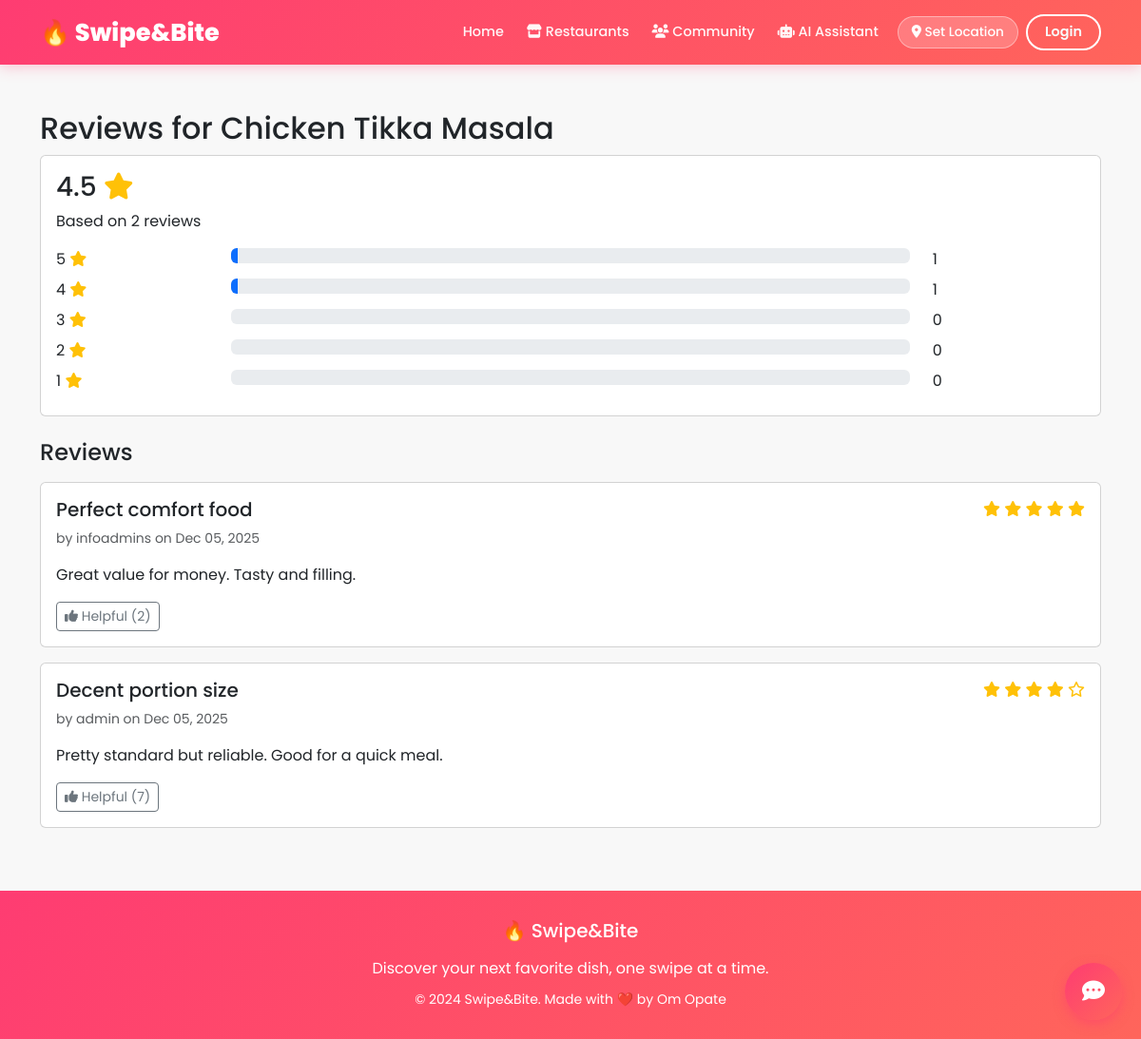
/community/dish/13/reviews/, run on the app's committed database.
### dishes/models.py (models this page shows, shortened)
class Dish(models.Model):
    MEAL_TYPE_CHOICES = [
        ('breakfast', 'Breakfast'),
        ('lunch', 'Lunch'),
        ('dinner', 'Dinner'),
        ('snack', 'Snack'),
        ('dessert', 'Dessert'),
    ]
    name = models.CharField(max_length=200)
    description = models.TextField()
    cuisine = models.ForeignKey(Cuisine, on_delete=models.SET_NULL, null=True, related_name='dishes')
    calories = models.IntegerField(null=True, blank=True)
    protein = models.IntegerField(null=True, blank=True, help_text="grams")
    carbs = models.IntegerField(null=True, blank=True, help_text="grams")
    fat = models.IntegerField(null=True, blank=True, help_text="grams")
    meal_type = models.CharField(max_length=20, choices=MEAL_TYPE_CHOICES)
    is_vegetarian = models.BooleanField(default=False)
    is_vegan = models.BooleanField(default=False)
    is_gluten_free = models.BooleanField(default=False)
    spice_level = models.IntegerField(
        default=0,
        validators=[MinValueValidator(0), MaxValueValidator(5)],
        help_text="0=Not Spicy, 5=Very Spicy"
    )
    image = models.ImageField(upload_to='dishes/', null=True, blank=True)
    image_url = models.URLField(max_length=500, blank=True)
    average_rating = models.FloatField(default=0.0)
    total_ratings = models.IntegerField(default=0)
    total_swipes = models.IntegerField(default=0)
    total_right_swipes = models.IntegerField(default=0)
    created_at = models.DateTimeField(auto_now_add=True)
    updated_at = models.DateTimeField(auto_now=True)
    is_active = models.BooleanField(default=True)
    class Meta:
        verbose_name = "Dish"
        verbose_name_plural = "Dishes"
        ordering = ['-created_at']

### community/models.py (models this page shows, shortened)
class Review(models.Model):
    user = models.ForeignKey(User, on_delete=models.CASCADE, related_name='reviews')
    dish = models.ForeignKey(Dish, on_delete=models.CASCADE, related_name='reviews')
    rating = models.IntegerField(
        validators=[MinValueValidator(1), MaxValueValidator(5)],
        help_text="Rating from 1 to 5 stars"
    )
    title = models.CharField(max_length=200)
    content = models.TextField()
    image = models.ImageField(upload_to='reviews/', null=True, blank=True)
    helpful_count = models.IntegerField(default=0)
    created_at = models.DateTimeField(auto_now_add=True)
    updated_at = models.DateTimeField(auto_now=True)
    is_verified = models.BooleanField(default=False, help_text="Verified purchase/order")
    class Meta:
        unique_together = ['user', 'dish']
        ordering = ['-created_at']
        verbose_name = "Review"
        verbose_name_plural = "Reviews"

### community/views.py (the view)
# urls.py: path('dish/<int:dish_id>/reviews/', views.dish_reviews_view, name='dish_reviews'),
def dish_reviews_view(request, dish_id):
    dish = get_object_or_404(Dish, id=dish_id)
    reviews = Review.objects.filter(dish=dish).select_related('user').order_by('-created_at')
    rating_filter = request.GET.get('rating')
    if rating_filter:
        reviews = reviews.filter(rating=int(rating_filter))
    total_reviews = reviews.count()
    avg_rating = reviews.aggregate(Avg('rating'))['rating__avg'] or 0
    rating_distribution = {
        5: reviews.filter(rating=5).count(),
        4: reviews.filter(rating=4).count(),
        3: reviews.filter(rating=3).count(),
        2: reviews.filter(rating=2).count(),
        1: reviews.filter(rating=1).count(),
    }
    context = {
        'dish': dish,
        'reviews': reviews,
        'total_reviews': total_reviews,
        'avg_rating': avg_rating,
        'rating_distribution': rating_distribution,
    }
    return render(request, 'community/dish_reviews.html', context)

### dishes/context_processors.py (called while the page is built)
def user_location(request):
    location = request.session.get('user_location')
    return {
        'user_location': location
    }

### templates/community/dish_reviews.html (shortened to what this page needs)
{% extends 'base.html' %}
{% load static %}
{% block content %}
<div class="container mt-5">
    <div class="row">
        <div class="col-md-12">
            <h2>Reviews for {{ dish.name }}</h2>
            <div class="card mb-4">
                <div class="card-body">
                    <h3>{{ avg_rating|floatformat:1 }} <i class="fas fa-star text-warning"></i></h3>
                    <p>Based on {{ total_reviews }} review{{ total_reviews|pluralize }}</p>
                    <div class="mt-3">
                        {% for rating, count in rating_distribution.items %}
                            <div class="row mb-2">
                                <div class="col-2">{{ rating }} <i class="fas fa-star text-warning"></i></div>
                                <div class="col-8">
                                    <div class="progress">
                                        <div class="progress-bar bg-tinder" style="width: {% if total_reviews > 0 %}{{ count|floatformat:0 }}{% else %}0{% endif %}%"></div>
                                    </div>
                                </div>
                                <div class="col-2">{{ count }}</div>
                            </div>
                        {% endfor %}
                    </div>
                </div>
            </div>
            <h4 class="mb-3">Reviews</h4>
            {% for review in reviews %}
                <div class="card mb-3">
                    <div class="card-body">
                        <div class="d-flex justify-content-between">
                            <h5>{{ review.title }}</h5>
                            <div>
                                {% for i in "12345" %}
                                    {% if forloop.counter <= review.rating %}
                                        <i class="fas fa-star text-warning"></i>
                                    {% else %}
                                        <i class="far fa-star text-warning"></i>
                                    {% endif %}
                                {% endfor %}
                            </div>
                        </div>
                        <p class="text-muted small">by {{ review.user.username }} on {{ review.created_at|date:"M d, Y" }}</p>
                        <p>{{ review.content }}</p>
                        <div class="mt-2">
                            <a href="{% url 'community:mark_helpful' review.id %}" class="btn btn-sm btn-outline-secondary">
                                <i class="fas fa-thumbs-up"></i> Helpful ({{ review.helpful_count }})
                            </a>
                        </div>
                    </div>
                </div>
            {% empty %}
                <p class="text-muted">No reviews yet. Be the first to review!</p>
            {% endfor %}
        </div>
    </div>
</div>
{% endblock %}

### templates/base.html (style rules this page uses)
:root { --tinder-primary: #FE3C72; --tinder-secondary: #FF6B6B; --tinder-gradient: linear-gradient(135deg, #FE3C72 0%, #FF655B 100%); --tinder-dark: #21262E; --tinder-light: #F8F8F8; }
body { font-family: 'Poppins', sans-serif; background: var(--tinder-light); min-height: 100vh; }

### data on the page
Dish: name "Chicken Tikka Masala"
Review: title "Perfect comfort food", rating 5 (drawn), user.username "infoadmins", created_at "Dec 05, 2025", content "Great value for money. Tasty and filling.", helpful_count "2"
Review: title "Decent portion size", rating 4 (drawn), user.username "admin", created_at "Dec 05, 2025", content "Pretty standard but reliable. Good for a quick meal.", helpful_count "7"

### other printed values
{{ avg_rating|floatformat:1 }} "4.5"
{{ total_reviews }} "2"
{{ rating }} "5" "4" "3" "2" "1"
{{ count }} "1" "1" "0" "0" "0"
